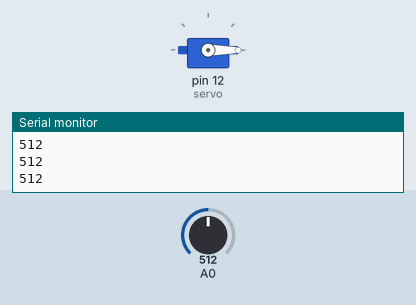
Bench run of a sketch on a simulated Arduino Uno, built with avr-gcc and run on an emulated ATmega328P. Parts: servo, the last lines printed to the serial monitor. The test bench sets the inputs (shaded band); at power-on: A0 = 512.

Above: at 1.2 s.
1.3 s: A0 set to 992
2.8 s: A0 set to 1016
At 3.4 s:
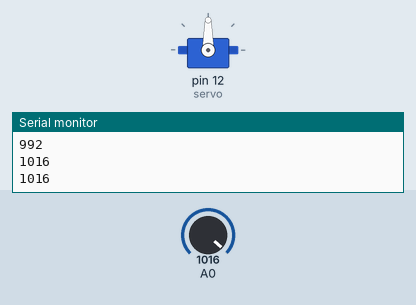
4.5 s: A0 set to 990
At 5.7 s:
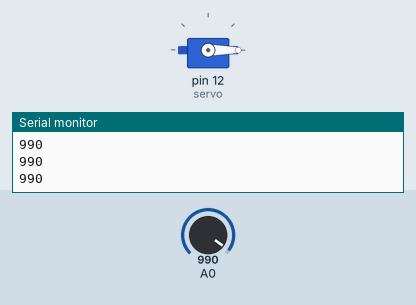
6.0 s: A0 set to 1010
At 7.1 s:
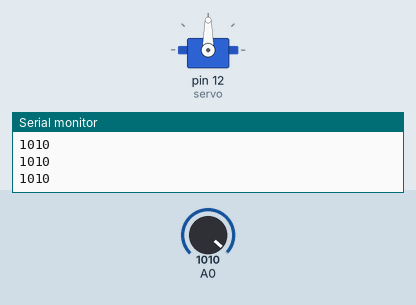
Timing chart, 0 to 8.5 s (numbered marks = the images above; inputs shaded):
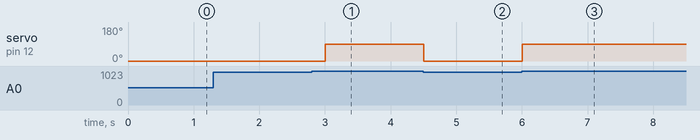

The sketch:

3_flexv2.ino
```cpp
#include <Servo.h>
Servo servo;
int angle = 0;
int val = 0;

void setup() {
  servo.attach(12);
  servo.write(angle);
  Serial.begin(9600);
}

void loop() {
  val = analogRead(A0);  // read the input pin
  Serial.println(val);


  if (val>1000) {
    servo.write(90);
  }

  if (val<1000) {
    servo.write(0);
  }
  delay(300);
}
```

Measured:
- the behaviour switches between 1000 and 1001 on A0 (found by bisection; images 0 and 1)
- after the input at 2.8 s, servo on pin 12 (servo): 0° → 90° after 0.20 s
- after the input at 4.5 s, servo on pin 12 (servo): 90° → 0° at once
- after the input at 6.0 s, servo on pin 12 (servo): 0° → 90° at once
